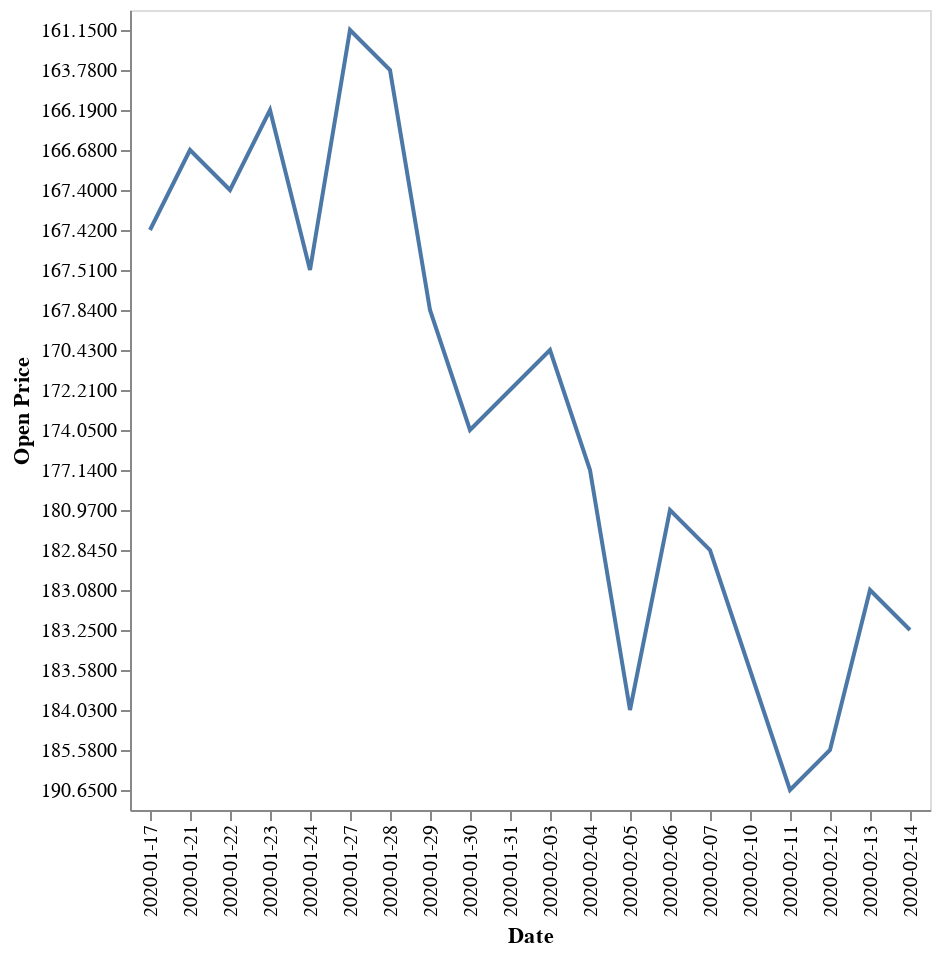

The cell this chart's notebook holds for it:
### Markdown cell above
We use altair instead of matplotlib for plots. Can only show < 5000 points so here use head() to reduce the number of points to plot; or disble max rows

### Code cell
import altair as alt
alt.data_transformers.disable_max_rows()
alt.Chart(full_price_df.head(20)).mark_line().encode(x='Date', y='Open Price')

### Figure 1 — Vega-Lite specification as saved in the notebook (floating-point values rounded to 4 significant figures)
{"config": {"view": {"continuousWidth": 400, "continuousHeight": 300}}, "data": {"name": "data-9fe7333418f69fb9228284a93926a0e3"}, "mark": "line", "encoding": {"x": {"type": "nominal", "field": "Date"}, "y": {"type": "nominal", "field": "Open Price"}}, "$schema": "https://vega.github.io/schema/vega-lite/v4.0.2.json", "datasets": {"data-9fe7333418f69fb9228284a93926a0e3": [{"Date": "2020-02-14", "Open Price": "183.2500"}, {"Date": "2020-02-13", "Open Price": "183.0800"}, {"Date": "2020-02-12", "Open Price": "185.5800"}, {"Date": "2020-02-11", "Open Price": "190.6500"}, {"Date": "2020-02-10", "Open Price": "183.5800"}, {"Date": "2020-02-07", "Open Price": "182.8450"}, {"Date": "2020-02-06", "Open Price": "180.9700"}, {"Date": "2020-02-05", "Open Price": "184.0300"}, {"Date": "2020-02-04", "Open Price": "177.1400"}, {"Date": "2020-02-03", "Open Price": "170.4300"}, {"Date": "2020-01-31", "Open Price": "172.2100"}, {"Date": "2020-01-30", "Open Price": "174.0500"}, {"Date": "2020-01-29", "Open Price": "167.8400"}, {"Date": "2020-01-28", "Open Price": "163.7800"}, {"Date": "2020-01-27", "Open Price": "161.1500"}, {"Date": "2020-01-24", "Open Price": "167.5100"}, {"Date": "2020-01-23", "Open Price": "166.1900"}, {"Date": "2020-01-22", "Open Price": "167.4000"}, {"Date": "2020-01-21", "Open Price": "166.6800"}, {"Date": "2020-01-17", "Open Price": "167.4200"}]}}
